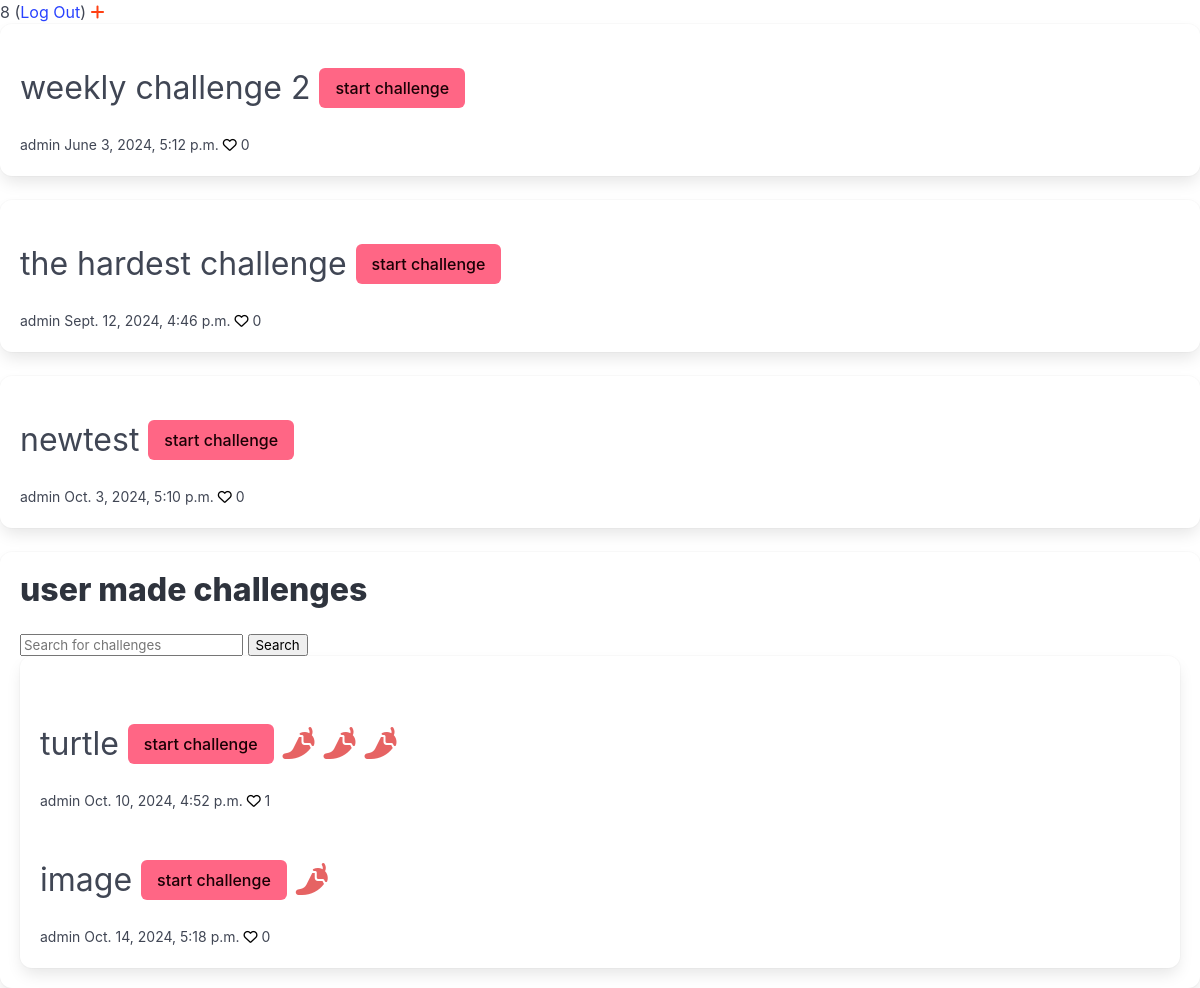
The page / (signed in) on the database its author committed.
### spiceman/models.py (models this page shows, shortened)
class Challenge(models.Model):
    title = models.CharField(max_length=50)
    text = models.CharField(max_length=300)
    difficulty = models.PositiveSmallIntegerField(default=3)
    author = models.ForeignKey(User, on_delete=models.CASCADE, related_name='challenges_authored')
    creation_date = models.DateTimeField("date posted", auto_now_add=True)
    likers = models.ManyToManyField(User, related_name='challenges_liked')
    answer_image = models.ImageField()
    answer_text = models.TextField()
    isweekly = models.BooleanField(default=False)

### spiceman/views.py (the view)
# urls.py: path("", views.home, name="homepage"),
def home(request, challenges=None, search=True):
    if not challenges:
        challenges = Challenge.objects.all()
    return render(request, 'spiceman/homepage.html', {'challenges':challenges, 'search_results':search})

### spiceman/templates/spiceman/homepage.html (shortened to what this page needs)
<!DOCTYPE html>
<html lang="en">
<head>
    <link rel="stylesheet" href="https://cdn.jsdelivr.net/npm/bulma@1.0.1/css/bulma.min.css">
</head>
<body>
    {{request.user.username}} (<a href="{% url 'spiceman:logout' %}">Log Out</a>)
    <a href="{% url 'spiceman:create_challenge_page' %}"><i class="fa-solid fa-plus" style="color: #ff4013;"></i></a>
    {% include 'spiceman/weekly_challenges.html' %}
    <form class="box"action="{% url 'spiceman:search' %}" method="get">
        <h2 class="title">user made challenges</h2>
        <p>
            <input type="text" name="search_bar" placeholder="Search for challenges">
            <input type="submit" value="Search">
        </p>
    {% include 'spiceman/challenges.html' %}
</form>
</body>
</html>

### spiceman/templates/spiceman/weekly_challenges.html (shortened to what this page needs)
<!DOCTYPE html>
<html lang="en">
<head>
</head>
<body>
    {%for challenge in challenges %}
        {% if challenge.isweekly %}
           <div class = 'box'>
            <p>{{challenge.post_text}} <br>
             <h1 class="subtitle is-3">{{challenge.title}}   <a class="button is-danger" href="{% url 'spiceman:challenge_page' challenge.id %}">start challenge </a> </h1>
                <small>{{challenge.author.username}}  {{challenge.creation_date}}
                    {% if request.user in challenge.likers.all %}
                    <a href="{% url 'spiceman:like' challenge.id %}"><i class="fa-solid fa-heart" style="color: #ff4013;"></i></a> {{challenge.likers.count}}
                 {% else %}
                        <a href="{% url 'spiceman:like' challenge.id %}"><i class="fa-regular fa-heart" style="color: #000000;"></i></a> {{challenge.likers.count}}
                {% endif %}
                </small>
        {% else %}
        </small>
        </p>
        {% endif %}
        </div>
    {%endfor%}
</body>
</html>

### spiceman/templates/spiceman/challenges.html (shortened to what this page needs)
<div class="box">
{% if challenges %}
    {%for challenge in challenges %}
        {% if challenge.isweekly %}
        {%else%}
            <p>{{challenge.post_text}} <br>
                    <p>{{challenge.post_text}} <br>
                    <h1 class="subtitle is-3">{{challenge.title}}   <a class="button is-danger" href="{% url 'spiceman:challenge_page' challenge.id %}">start challenge </a>
                    {% with ''|center:challenge.difficulty as range %}
                        {% for _ in range %}
                     <i class="fa-solid fa-pepper-hot" style="color: #e66363;"></i>
                     {%endfor%}
                    {% endwith %}
                 </h1>
                        <small>{{challenge.author.username}}  {{challenge.creation_date}}
                        {% if request.user in challenge.likers.all %}
                        <a href="{% url 'spiceman:like' challenge.id %}"><i class="fa-solid fa-heart" style="color: #ff4013;"></i></a> {{challenge.likers.count}}
                     {% else %}
                            <a href="{% url 'spiceman:like' challenge.id %}"><i class="fa-regular fa-heart" style="color: #000000;"></i></a> {{challenge.likers.count}}
                    {% endif %}
                        </small>
     </p>
     {%endif%}
    {%endfor%}
{% else %}
    No challenges to show
{% endif %}

### rows shown on the page
Challenge: title "weekly challenge 2", author.username "admin", creation_date "June 3, 2024, 5:12 p.m.", likers.count "0"
Challenge: title "the hardest challenge", author.username "admin", creation_date "Sept. 12, 2024, 4:46 p.m.", likers.count "0"
Challenge: title "newtest", author.username "admin", creation_date "Oct. 3, 2024, 5:10 p.m.", likers.count "0"
Challenge: title "turtle", isweekly False (drawn), author.username "admin", creation_date "Oct. 10, 2024, 4:52 p.m.", likers.count "1"
Challenge: title "image", isweekly False (drawn), author.username "admin", creation_date "Oct. 14, 2024, 5:18 p.m.", likers.count "0"

### other values the page prints
{{ request.user.username }} "8"
